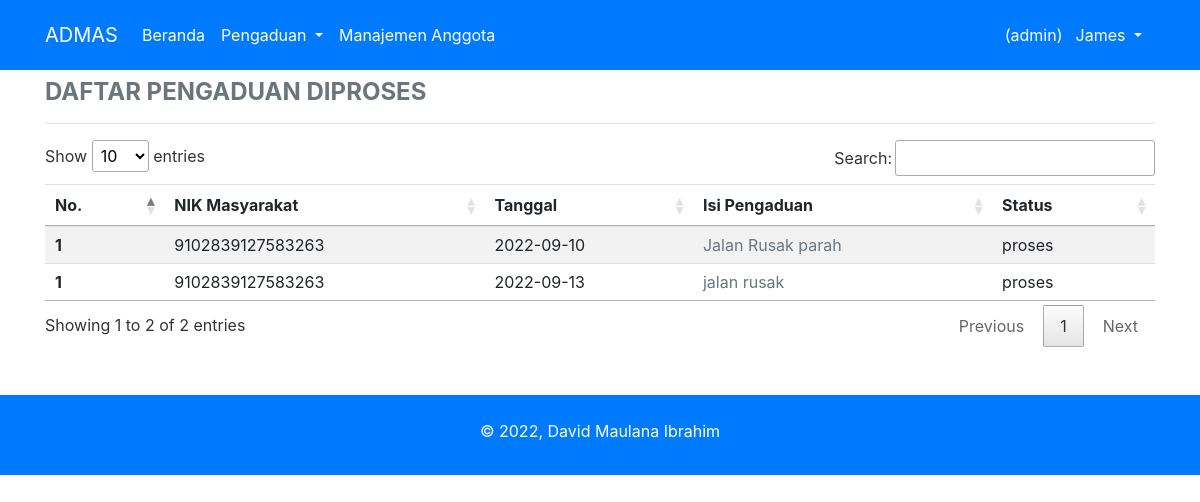
The page /tampil_halaman_diproses.php (signed in) on the database its author committed.
### tables this page shows
CREATE TABLE `pengaduan` (
  `id_pengaduan` int(11) NOT NULL,
  `tgl_pengaduan` date NOT NULL,
  `nik` varchar(16) NOT NULL,
  `isi_laporan` text NOT NULL,
  `foto` varchar(255) NOT NULL,
  `status` enum('0','proses','selesai') NOT NULL
);

### tampil_halaman_diproses.php (the view, shortened to what this page needs)
<?php
include "conn.php";
if (!empty($_SESSION['nik_login'])) {
    include "header.php";
    $nik_login  = $_SESSION['nik_login'];
    $level      = $_SESSION['level'];
    if ($level == "masyarakat") {
        $sql_peng_pross = "SELECT * FROM pengaduan WHERE nik = '$nik_login' and status = 'proses'";
    } else {
        $sql_peng_pross = "SELECT * FROM pengaduan WHERE status = 'proses'";
    }
    $eksekusi_peng_pross = mysqli_query($conn, $sql_peng_pross);
    include "navigasi.php";
?>
    <div class="container">
        <h4 class="text-uppercase font-weight-bold text-secondary mt-2">Daftar Pengaduan DiProses</h4>
        <hr>
        <table class="table table-striped data ">
            <thead>
                <tr>
                    <th scope="col">No.</th>
                    <?php if ($level != "masyarakat")
                        {
                    ?>
                        <th scope="col">NIK Masyarakat</th>
                    <?php
                        }
                    ?>
                    <th scope="col">Tanggal</th>
                    <th scope="col">Isi Pengaduan</th>
                    <th scope="col">Status</th>
                </tr>
            </thead>
            <tbody>
                <?php
                    $no = 1;
                    while ($data = mysqli_fetch_array($eksekusi_peng_pross)) {
                ?>
                    <tr>
                        <th scope="row"><?php echo $no; ?></th>
                        <?php if ($level != "masyarakat")
                            {
                        ?>
                                <td><?php echo $data['nik']; ?></td>
                        <?php
                            }
                        ?>
                        <td><?php echo $data['tgl_pengaduan']; ?></td>
                        <td><a href="pengaduan_detail.php?id_pengaduan=<?php echo $data['id_pengaduan']; ?>" class="text-secondary"><?php  echo $data['isi_laporan']; ?></a></td>
                        <td><?php echo $data['status']; ?></td>
                    </tr>
                <?php
                    }
                ?>
            </tbody>
        </table>
    </div>
    <div class="bg-primary">
        <div class="container text-white text-center mt-5 pt-4 pb-3">
            <p>&copy; 2022, David Maulana Ibrahim</p>
        </div>
    </div>
<?php
    include "footer.php";
} else {
    header("location:form_login.php");
}
?>

### rows shown on the page
pengaduan: nik "9102839127583263", tgl_pengaduan "2022-09-10", isi_laporan "Jalan Rusak parah", status "proses"
pengaduan: nik "9102839127583263", tgl_pengaduan "2022-09-13", isi_laporan "jalan rusak", status "proses"

### other values the page prints
$level "admin"
$nama_login "James"
